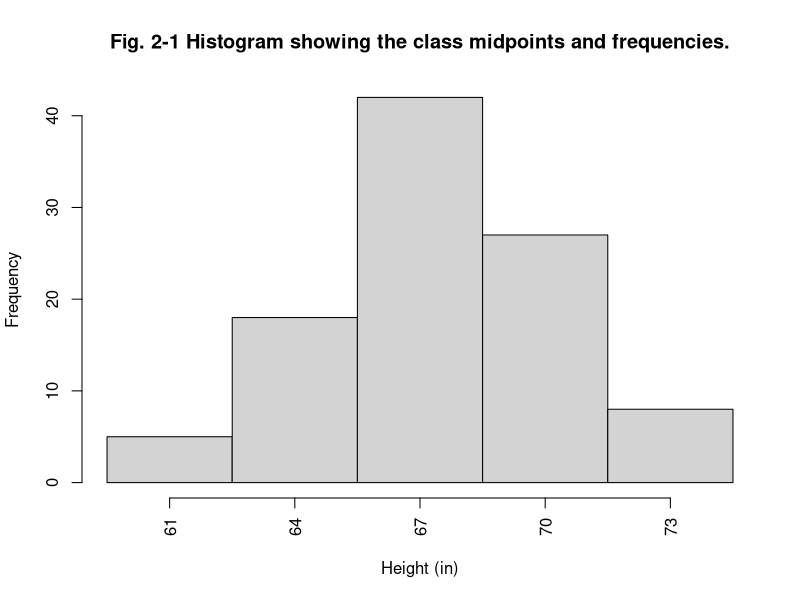
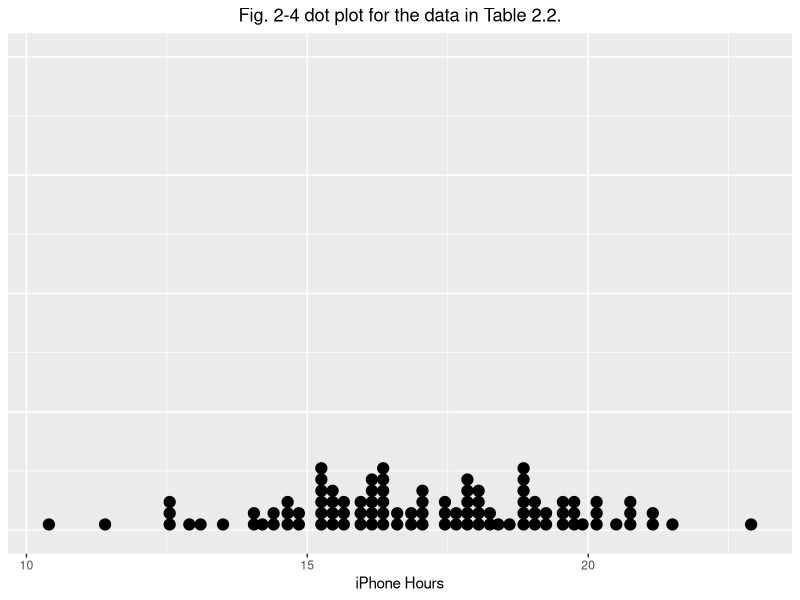
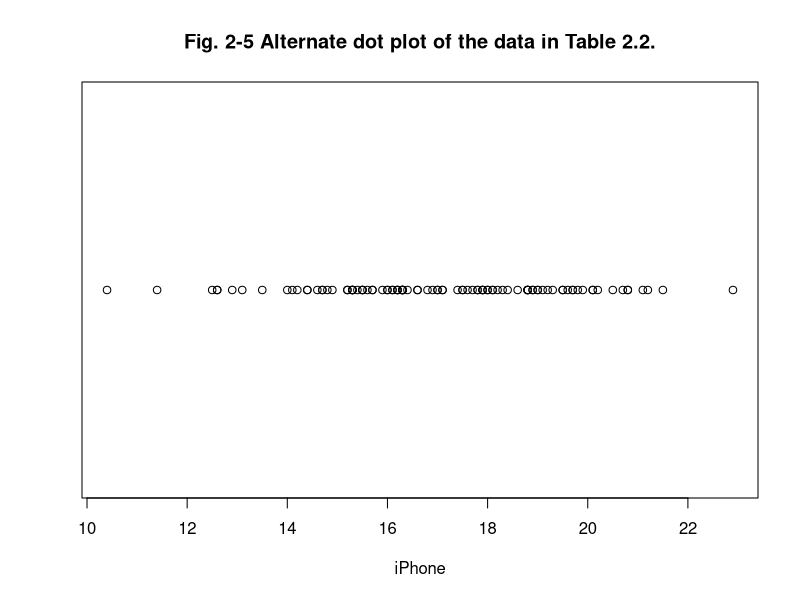
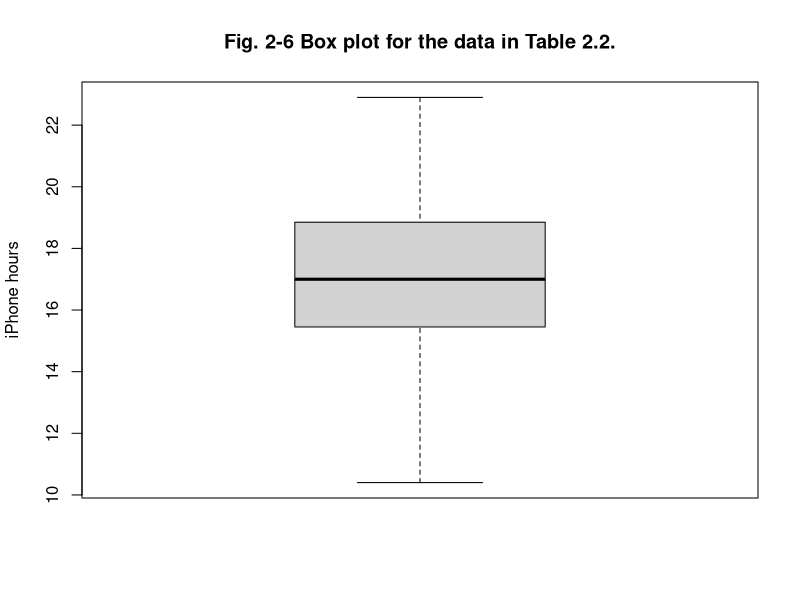
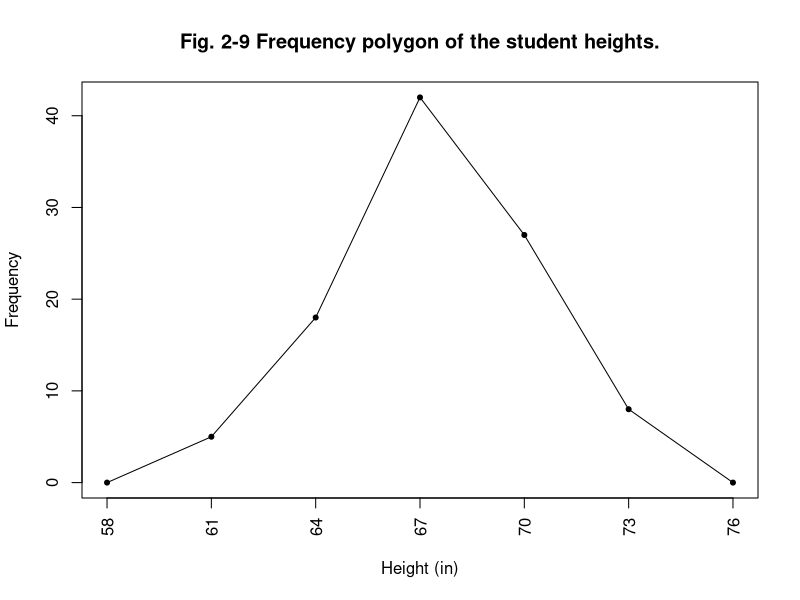

Write R code to recreate these figures, in order.
## ---- chunk 1
require(tidyverse)
library(ggplot2)
## ---- chunk 2
height <- c('60-62', '63-65', '66-68', '69-71', '72-74')
no.students <- c(5, 18, 42, 27, 8)
knitr::kable(tibble(height, no.students))
## ---- chunk 3
h <- list(breaks=seq(59.5, 74.5, by=3), counts=c(5, 18, 42, 27, 8), xname="Height (in)")
class(h) <- "histogram"
plot(h, xaxt="n", main="Fig. 2-1 Histogram showing the class midpoints and frequencies.")
axis(1, at = seq(61, 73, by=3), las=2)
## ---- chunk 4
(table_2_2 <- c( 19.7, 20.8, 22.9, 17.8, 14.4, 14.0, 16.1, 19.6, 17.8, 19.2,
                17.9, 18.8, 20.7, 16.3, 18.1, 14.4, 16.3, 20.8, 15.5, 12.9,
                15.7, 17.4, 20.1, 16.2, 19.1, 18.2, 19.9, 15.5, 17.7, 19.5,
                16.2, 17.1, 18.8, 16.0, 14.2, 15.5, 15.6, 19.3, 10.4, 12.5,
                15.9, 16.3, 18.0, 15.3, 21.1, 15.4, 15.3, 17.1, 18.8, 14.7,
                15.7, 16.9, 13.5, 16.4, 18.8, 19.5, 18.6, 14.8, 18.1, 14.9,
                17.9, 12.6, 15.3, 16.2, 11.4, 15.2, 18.9, 17.0, 20.5, 13.1,
                20.2, 16.1, 17.9, 18.9, 18.0, 17.6, 14.6, 21.2, 16.0, 19.0,
                15.2, 17.5, 16.3, 19.8, 17.5, 16.6, 19.7, 14.1, 18.3, 16.8,
                18.4, 16.6, 12.6, 14.7, 19.0, 16.3, 20.1, 15.3, 17.0, 21.5))
## ---- chunk 5
ggplot(data=as.data.frame(table_2_2)) +
  geom_dotplot(mapping=aes(x=table_2_2), binwidth=.2) +
  ggtitle(label="Fig. 2-4 dot plot for the data in Table 2.2.") +
  labs(x="iPhone Hours", y=NULL) + guides(y = "none") + 
  theme(plot.title = element_text(hjust = 0.5))
## ---- chunk 6
plot(table_2_2, rep(0, length(table_2_2)),
     ylab="", xlab="iPhone", yaxt='n',
     main="Fig. 2-5 Alternate dot plot of the data in Table 2.2.")
## ---- chunk 7
boxplot(table_2_2, main="Fig. 2-6 Box plot for the data in Table 2.2.", ylab="iPhone hours")
## ---- chunk 8
height <- c(58, 61, 64, 67, 70, 73, 76)
frequency <- c(0, 5, 18, 42, 27, 8, 0)
plot(height, frequency, type="l", xaxt="n",
     xlab="Height (in)", ylab="Frequency",
     main="Fig. 2-9 Frequency polygon of the student heights.")
axis(1, at=height, las=2)
points(height, frequency, pch=20)
